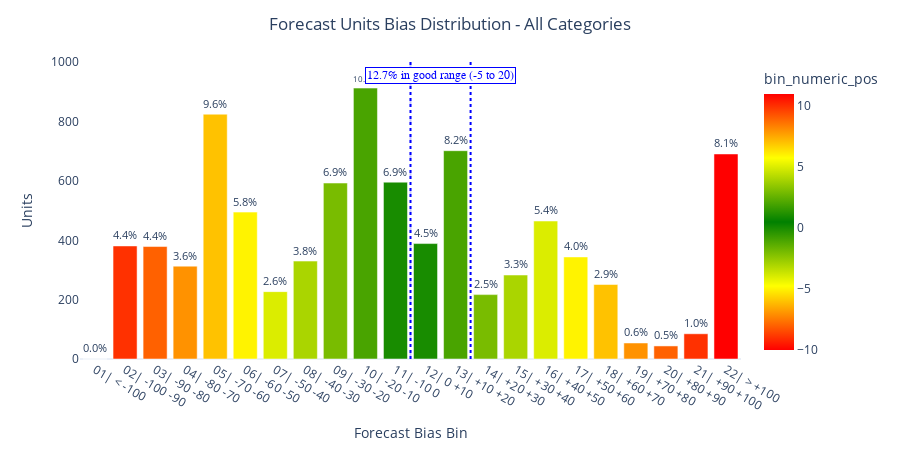
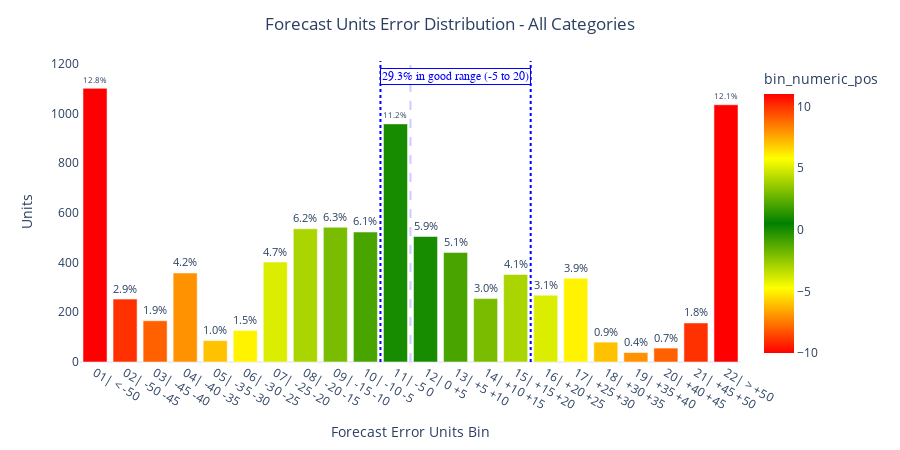

These figures' notebook cell, in order:
### Code cell
ED.plot_accuracy_distribution(evaluation_data, method="bias").show()
ED.plot_accuracy_distribution(evaluation_data, method="error").show()

### Figure 1 — Plotly figure (JSON) as saved in the notebook; plotly's stock layout.template omitted (floating-point values rounded to 4 significant figures)
{"data": [{"alignmentgroup": "True", "hovertemplate": "Forecast Bias Bin=%{x}<br>Units=%{y}<br>percentage_of_target=%{text}<br>bin_numeric_pos=%{marker.color}<extra></extra>", "legendgroup": "", "marker": {"color": [-10, -9, -8, -7, -6, -5, -4, -3, -2, -1, 0, 1, 2, 3, 4, 5, 6, 7, 8, 9, 10, 11], "coloraxis": "coloraxis", "pattern": {"shape": ""}}, "name": "", "offsetgroup": "", "orientation": "v", "showlegend": false, "text": [0, 4.4, 4.4, 3.6, 9.6, 5.8, 2.6, 3.8, 6.9, 10.6, 6.9, 4.5, 8.2, 2.5, 3.3, 5.4, 4, 2.9, 0.6, 0.5, 1, 8.1], "textposition": "outside", "texttemplate": "%{text:.1f}%", "type": "bar", "x": ["01| < -100", "02| -100 -90", "03| -90 -80", "04| -80 -70", "05| -70 -60", "06| -60 -50", "07| -50 -40", "08| -40 -30", "09| -30 -20", "10| -20 -10", "11| -10 0", "12| 0 +10", "13| +10 +20", "14| +20 +30", "15| +30 +40", "16| +40 +50", "17| +50 +60", "18| +60 +70", "19| +70 +80", "20| +80 +90", "21| +90 +100", "22| > +100"], "xaxis": "x", "y": [0, 381, 379, 313, 825, 495, 227, 330, 593, 913, 596, 389, 702, 217, 283, 465, 344, 251, 54, 44, 85, 691], "yaxis": "y"}], "layout": {"annotations": [{"bgcolor": "white", "bordercolor": "#0000ff", "borderwidth": 1, "font": {"color": "#0000ff", "family": "Arial", "size": 12}, "showarrow": false, "text": "12.7% in good range (-5 to 20)", "x": 11.5, "y": 954.1}], "barmode": "relative", "coloraxis": {"colorbar": {"title": {"text": "bin_numeric_pos"}}, "colorscale": [[0, "red"], [0.25, "yellow"], [0.5, "green"], [0.75, "yellow"], [1, "red"]]}, "height": 450, "legend": {"tracegroupgap": 0}, "margin": {"t": 60}, "shapes": [{"line": {"color": "#ccccff", "dash": "dash"}, "type": "line", "x0": 10.5, "x1": 10.5, "y0": 0, "y1": 1004.0}, {"line": {"color": "#0000ff", "dash": "dot"}, "type": "line", "x0": 10.5, "x1": 10.5, "y0": 0, "y1": 1004.0}, {"line": {"color": "#0000ff", "dash": "dot"}, "type": "line", "x0": 12.5, "x1": 12.5, "y0": 0, "y1": 1004.0}], "title": {"text": "Forecast Units Bias Distribution - All Categories", "x": 0.5}, "width": 900, "xaxis": {"anchor": "y", "domain": [0, 1], "showgrid": false, "title": {"text": "Forecast Bias Bin"}}, "yaxis": {"anchor": "x", "domain": [0, 1], "showgrid": false, "title": {"text": "Units"}}}}

### Figure 2 — Plotly figure (JSON) as saved in the notebook; plotly's stock layout.template omitted (floating-point values rounded to 4 significant figures)
{"data": [{"alignmentgroup": "True", "hovertemplate": "Forecast Error Units Bin=%{x}<br>Units=%{y}<br>percentage_of_target=%{text}<br>bin_numeric_pos=%{marker.color}<extra></extra>", "legendgroup": "", "marker": {"color": [-10, -9, -8, -7, -6, -5, -4, -3, -2, -1, 0, 1, 2, 3, 4, 5, 6, 7, 8, 9, 10, 11], "coloraxis": "coloraxis", "pattern": {"shape": ""}}, "name": "", "offsetgroup": "", "orientation": "v", "showlegend": false, "text": [12.8, 2.9, 1.9, 4.2, 1, 1.5, 4.7, 6.2, 6.3, 6.1, 11.2, 5.9, 5.1, 3, 4.1, 3.1, 3.9, 0.9, 0.4, 0.7, 1.8, 12.1], "textposition": "outside", "texttemplate": "%{text:.1f}%", "type": "bar", "x": ["01| < -50", "02| -50 -45", "03| -45 -40", "04| -40 -35", "05| -35 -30", "06| -30 -25", "07| -25 -20", "08| -20 -15", "09| -15 -10", "10| -10 -5", "11| -5 0", "12| 0 +5", "13| +5 +10", "14| +10 +15", "15| +15 +20", "16| +20 +25", "17| +25 +30", "18| +30 +35", "19| +35 +40", "20| +40 +45", "21| +45 +50", "22| > +50"], "xaxis": "x", "y": [1101, 253, 166, 358, 86, 127, 402, 536, 542, 523, 958, 505, 441, 255, 352, 269, 337, 80, 38, 56, 157, 1035], "yaxis": "y"}], "layout": {"annotations": [{"bgcolor": "white", "bordercolor": "#0000ff", "borderwidth": 1, "font": {"color": "#0000ff", "family": "Arial", "size": 12}, "showarrow": false, "text": "29.3% in good range (-5 to 20)", "x": 12, "y": 1151.0}], "barmode": "relative", "coloraxis": {"colorbar": {"title": {"text": "bin_numeric_pos"}}, "colorscale": [[0, "red"], [0.25, "yellow"], [0.5, "green"], [0.75, "yellow"], [1, "red"]]}, "height": 450, "legend": {"tracegroupgap": 0}, "margin": {"t": 60}, "shapes": [{"line": {"color": "#ccccff", "dash": "dash"}, "type": "line", "x0": 10.5, "x1": 10.5, "y0": 0, "y1": 1211.0}, {"line": {"color": "#0000ff", "dash": "dot"}, "type": "line", "x0": 9.5, "x1": 9.5, "y0": 0, "y1": 1211.0}, {"line": {"color": "#0000ff", "dash": "dot"}, "type": "line", "x0": 14.5, "x1": 14.5, "y0": 0, "y1": 1211.0}], "title": {"text": "Forecast Units Error Distribution - All Categories", "x": 0.5}, "width": 900, "xaxis": {"anchor": "y", "domain": [0, 1], "showgrid": false, "title": {"text": "Forecast Error Units Bin"}}, "yaxis": {"anchor": "x", "domain": [0, 1], "showgrid": false, "title": {"text": "Units"}}}}
